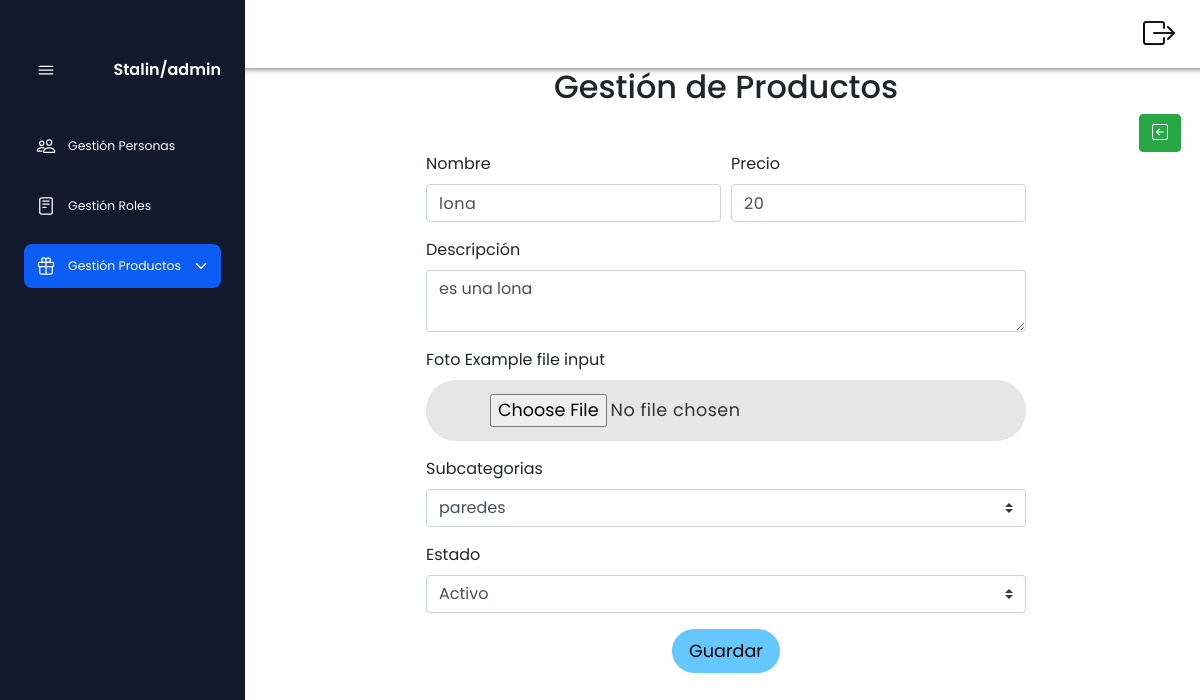
The app's page /?c=Productos&a=mostrarActividad&id=4 (signed in) with its own data.
### tables this page shows
CREATE TABLE IF NOT EXISTS `productos` (
  `idproductos` INT(11) NOT NULL AUTO_INCREMENT,
  `nombre` VARCHAR(45) NOT NULL,
  `precios` DOUBLE NOT NULL,
  `descripcion` VARCHAR(100) NOT NULL,
  `foto` VARCHAR(200) NOT NULL,
  `estado` INT(11) NOT NULL,
  `idsubcategorias` INT(11) NOT NULL,
  `idpersonas` INT NOT NULL,
  PRIMARY KEY (`idproductos`),
  CONSTRAINT `idsubcategorias`
    FOREIGN KEY (`idsubcategorias`)
    REFERENCES `subcategorias` (`idsubcategorias`)
    ON DELETE NO ACTION
    ON UPDATE NO ACTION,
  CONSTRAINT `idpersonas`
    FOREIGN KEY (`idpersonas`)
    REFERENCES `personas` (`idpersonas`)
    ON DELETE NO ACTION
    ON UPDATE NO ACTION);

CREATE TABLE IF NOT EXISTS `subcategorias` (
  `idsubcategorias` INT(11) NOT NULL AUTO_INCREMENT,
  `nombre` VARCHAR(45) NOT NULL,
  `estado` INT(11) NOT NULL,
  `idcategorias` INT(11) NOT NULL,
  PRIMARY KEY (`idsubcategorias`),
  CONSTRAINT `idcategorias`
    FOREIGN KEY (`idcategorias`)
    REFERENCES `categorias` (`idcategorias`)
    ON DELETE NO ACTION
    ON UPDATE NO ACTION);

### index.php (called while the page is built, shortened)
<?php
$ruteador = new FrontController();
$ruteador->rutear();

### model/conexion.php (called while the page is built, shortened)
<?php
class Conexion{
    private static $conexion = null;
    public static function getConexion(){
        try{
            if(!isset(self::$conexion)){
                self::$conexion=new PDO("mysql:host=localhost; dbname=proyecto","root","");
               self::$conexion->setAttribute(
                       PDO::ATTR_ERRMODE,PDO::ERRMODE_EXCEPTION);
               self::$conexion->exec("set character set utf8");
            }
        }catch(Exception $e){
            echo "linea del error " .$e->getLine();
            echo "</br>";
            echo "archivo " . $e->getFile();
            echo "</br>";
            die("error " . $e->getMessage());
        }
        return self::$conexion;
    }
}

### model/productosModel.php (called while the page is built, shortened)
<?php
require_once 'model/conexion.php';
require_once 'model/Productos.php';
class ProductosModel
{
	private $db;
	public function __construct() {
        try {
            $this->db = Conexion::getConexion();
        } catch (Exception $e) {
            die($e->getTrace());
            die($e->getMessage());
        }
    }
     public function obtenerPorId($id) {
        try {
            $sentencia = $this->db->prepare("select * from productos where idproductos=?");
            $sentencia->execute(array($id));
            $resultset = $sentencia->fetchAll(PDO::FETCH_CLASS, 'Productos');
            return $resultset[0];
        } catch (Exception $e) {
            die($e->getTrace());
            die($e->getMessage());
        }
    }
}

### model/productos.php (called while the page is built, shortened)
<?php
class Productos {
    public $nombre;
    public $precios;
    public $descripcion;
    public $estado;
    public $idsubcategorias;
    function getNombre() {
        return $this->nombre;
    }
    function getPrecios() {
        return $this->precios;
    }
    function getDescripcion() {
        return $this->descripcion;
    }
    function getEstado() {
        return $this->estado;
    }
    function getIdsubcategorias() {
        return $this->idsubcategorias;
    }
}

### model/subcategoriasModel.php (called while the page is built, shortened)
<?php
require_once 'model/conexion.php';
require_once 'model/Subcategorias.php';
class SubcategoriasModel
{
	private $db;
	public function __construct() {
        try {
            $this->db = Conexion::getConexion();
        } catch (Exception $e) {
            die($e->getTrace());
            die($e->getMessage());
        }
    }
    public function listar(){
        try {
            $sentencia = $this->db->prepare("select s.idsubcategorias, s.nombre,s.estado,c.nombre as idcategorias from subcategorias as s inner join categorias as c on c.idcategorias=s.idcategorias");
            $sentencia->execute(array());
            $resultset = $sentencia->fetchAll(PDO::FETCH_CLASS, 'Subcategorias');
            return $resultset;
        } catch (Exception $e) {
            die($e->getMessage());
        }
    }
}

### model/subcategorias.php (called while the page is built, shortened)
<?php
class Subcategorias {
        private $idsubcategorias;
        private $nombre;
        function getIdsubcategorias() {
            return $this->idsubcategorias;
        }
        function getNombre() {
            return $this->nombre;
        }
}

### view/productos/productosEditView.php (the view, shortened to what this page needs)
<div class="row">
    <div class="col-sm-12 ">
        <section class="sectionAdminGetionEdit">
            <div class="row">
                <div class="col-sm-12 text-center">
                    <h2>Gestión de Productos</h2>
                </div>
                <div class="col-sm-12 text-right " >
                    <a  href="?c=Productos&a=consulta" class="btn btn-success btnAdd" data-toggle="
                                            tooltip" data-placement="bottom" title="Listado">
                    <i class="bi bi-arrow-left-square"></i>
                    </a>
                </div>
                <br>
                <div class="col-sm-12 ">
                    <form class="formView" action="?c=Productos&a=guardar" method="post" enctype="multipart/form-data">
                        <div class="form-row">
                            <div class="form-group col-md-6">
                                <label for="nombrePro">Nombre</label>
                                <input type="text" class="form-control" id="nombrePro" placeholder="Nombre"
                                    name="nombre" value="<?php echo $pro->getNombre();?>">
                            </div>
                            <div class="form-group col-md-6">
                                <label for="escripgetDescripcionPro">Precio</label>
                                <input type="number" class="form-control" id="preciosPro" placeholder="Precio"
                                    name="precios" value="<?php echo $pro->getPrecios();?>">
                            </div>
                            <div class="form-group col-md-12">
                                <label for="exampleFormControlTextarea1">Descripción</label>
                                <textarea class="form-control" id="exampleFormControlTextarea1" rows="2" name="descripcion"  placeholder="Detalle del producto"><?php echo $pro->getDescripcion();?></textarea>
                            </div>
                            <div class="form-group col-md-12">
                                <label for="custom-file">Foto</label>
                                <label for="exampleFormControlFile1">Example file input</label>
    <input name="foto" type="file" class="form-control-file" id="exampleFormControlFile1">
                            </div>
                            <div class="form-group col-md-12">
                                <label for="estadoPro">Subcategorias</label>
                                <select class="custom-select " name="subcategorias">
                                    <?php
                                    require_once 'model/Subcategorias.php';
                                    foreach ($sub as $sub2) {
                                    ?>
                                    <option
                                        <?php if ($pro->getIdsubcategorias() == $sub2->getIdsubcategorias()) echo " selected=selected"; ?>
                                        value="<?php echo $sub2->getIdsubcategorias(); ?>">
                                        <?php echo $sub2->getNombre(); ?></option>
                                    <?php
                                    }
                                    ?>
                                </select>
                            </div>
                            <div class="form-group col-md-12">
                                <label for="estadoSub">Estado</label>
                                <select class="custom-select " name="estado">
                                    <option <?php if ($pro->getEstado() == "1") echo " selected=selected"; ?> value="1">
                                        Activo</option>
                                </select>
                            </div>
                        </div>
                        <div class="col-sm-12 text-center">
                            <button name="boton" type="submit">Guardar</button>
                        </div>
                </div>
            </div>
    </div>
</div>
</div>
</div>

### assets/css/estilos.css (style rules this page uses)
* { margin: 0; padding: 0; box-sizing: border-box; scroll-behavior: smooth; }
input, button { border: none; outline: none; border-radius: 30px; font-size: 1.1em; }
input { width: 100%; background: #e6e6e6; color: #333; letter-spacing: 0.5px; padding: 14px 64px; }

### assets/css/style.css (style rules this page uses)
:root { --nav-width:92px; --first-color:#0C5DF4; --bg-color:#12192C; --sub-color:#B6CEFC; --white-color:#fff; --body-font:'Poppins',sans-serif; --normal-font-size:1rem; --small-font-size:.775rem; --z-fixed:100; }
*,::before,::after { box-sizing: border-box; }
body { margin: 0; padding: 0; }
.sectionAdminGetionView .btnAdd,.sectionAdminGetionEdit .btnAdd { margin-right: 2%; }
.sectionAdminGetionEdit .formView { width: 100%; max-width: 600px; margin: 0 auto; display: flex; flex-direction: column; justify-content: center; align-items: center; }
.sectionAdminGetionEdit .formView button { padding: 0.5em 1em; border: none; background: rgb(100, 200, 255); cursor: pointer; }

### records on screen
productos: nombre "lona", precios "20", descripcion "es una lona", subcategorias "paredes", estado "Activo"

### other values on screen
$_SESSION['user']->getUsuario() "Stalin"
$_SESSION['user']->getIdroles() "admin"
